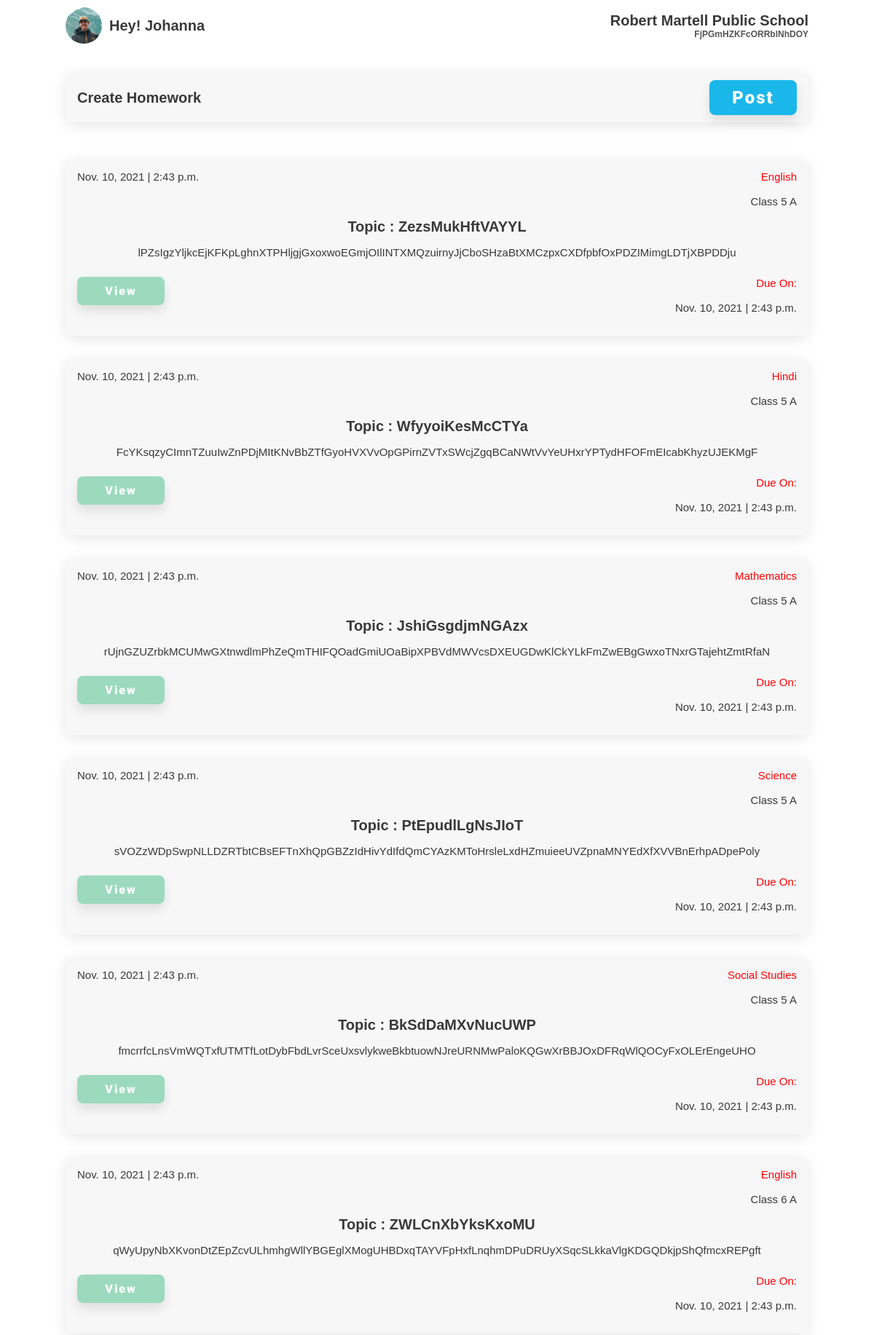
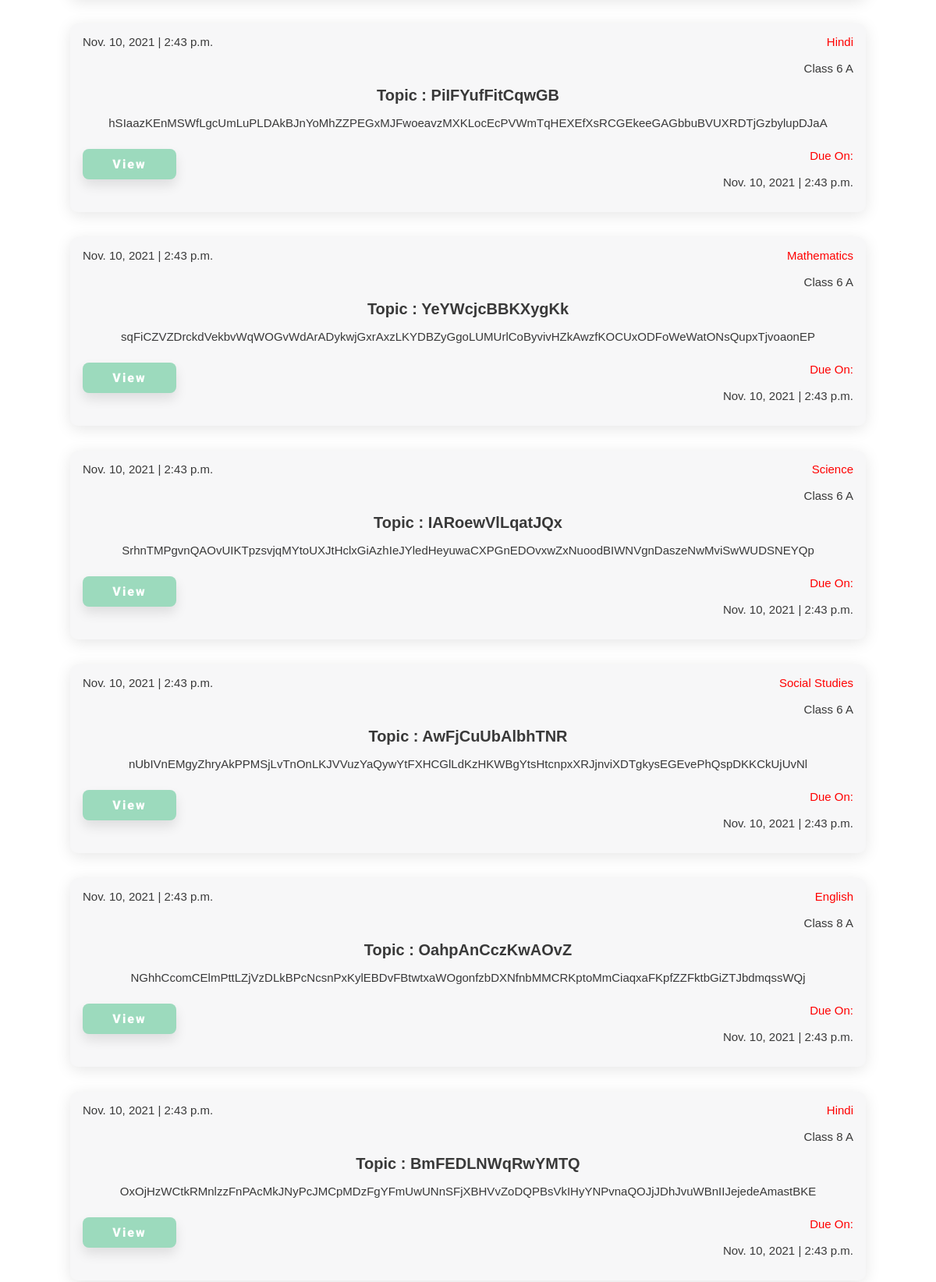
The page /homework/teacher/ (signed in, upper part) on the database its author committed (2 pictures, top to bottom).
### superadmin/models.py (models this page shows)
class school(models.Model):
    school = models.CharField(max_length=200, default='', blank=False, null=False)
    address = models.CharField(max_length=200)
    city = models.CharField(max_length=100)
    pin = models.IntegerField()
    state = models.CharField(max_length=50)
    country = models.CharField(max_length=50)
    regno = models.CharField(max_length=100)

### homework/models.py (models this page shows)
class Student_Homework(models.Model):
    subject = models.ForeignKey(subject, on_delete=models.CASCADE)
    homework = models.ForeignKey(Homework, on_delete=models.CASCADE)
    Class = models.ForeignKey(classSection, on_delete=models.CASCADE)

class Homework(models.Model):
    topic = models.CharField(max_length=200)
    desc = models.CharField(max_length=2000)
    due_date = models.DateTimeField()
    date = models.DateTimeField(auto_now=True)

### teacher/models.py (models this page shows)
class subject(models.Model):
    subject = models.CharField(max_length=50)
    Class = models.ForeignKey(classSection, on_delete=models.PROTECT)
    teacher = models.ForeignKey(teacher, on_delete=models.PROTECT)

class classSection(models.Model):
    Class = models.IntegerField()
    section = models.CharField(max_length=50)
    teacher = models.OneToOneField(teacher, on_delete=models.PROTECT)

### homework/views.py (the view)
# urls.py: path('teacher/', views.homeworkTeacher, name='homeworkTeacher'),
def homeworkTeacher(request):
    t = teacher.objects.get(user = request.user)
    school = t.school
    subjects = subject.objects.filter(teacher = teacher.objects.get(user = request.user))
    classes = []
    for sub in subjects:
        classes.append(sub.Class)
    homeworks = []
    for Class in classes:
        student_homework = Student_Homework.objects.filter(Class = Class)
        for hw in student_homework:
            homeworks.append(hw)
    return render(request, 'homeworkTeacher.html', {'homeworks': homeworks, 'school': school})

### templates/teacher/homeworkteacher.html
{% extends 'attendance.html' %}
{% load static %}
{% block extra-head %}
    <link rel="stylesheet" href="{% static '/css/style.css' %}" />
    <link rel="stylesheet" href="{% static '/css/attendance.css' %}" />
    <link rel="stylesheet" href="{% static '/css/notice.css' %}" />
{% endblock extra-head %}
{% block content %}
    <section id="main">
    <section id="start-att">
        <div class="component-back">
          <div>
            <h2>Create Homework</h2>
          </div>
          <a href="{% url 'homework:createHomework' %}"
            ><button class="btn btn-lg">Post</button></a
          >
        </div>
      </section>
      <section id="home-menu">
        <div class="home-menu">
          {% for homework in homeworks %}
          <div class="menu-list notice-list">
            <div class="notice-list-info">
              <p>{{ homework.homework.date.date }} | {{ homework.homework.date.time }}</p>
              <p>
                <span>{{ homework.subject.subject }} </span><br />
                <span>Class {{ homework.Class.Class }} {% if homework.Class.section %}{{ homework.Class.section }}{% endif %}</span>
              </p>
            </div>
            <h2>Topic : {{ homework.homework.topic }}</h2>
            <p>
              {{ homework.homework.desc }}
            </p>
            <div class="duedate-submit-btn">
              <a href = "{% url 'homework:homeworkList' homework.homework.id %}"><button class="btn btn-green">View</button></a>
              <p><span>Due On: </span><br /><span>{{ homework.homework.due_date.date }} | {{ homework.homework.due_date.time }}</span></p>
            </div>
          </div>
          {% endfor %}
        </div>
      </section>
    </section>
{% endblock content %}

### templates/teacher/home.html (shortened to what this page needs)
{% load static %}
<!DOCTYPE html>
<html lang="en">
  {% block head %}
  <head>
    <link
      rel="stylesheet"
      href="https://cdnjs.cloudflare.com/ajax/libs/font-awesome/6.0.0-beta2/css/all.min.css"
    />
    <link rel="stylesheet" href="{% static 'css/style.css' %}" />
    {% block extra-head %}{% endblock extra-head %}
  </head>
  {% endblock head %}
  <body>
    <section id="main">
      {% block nav %}
      <section id="nav">
        <nav class="top-navbar">
          <div class="topnav-profile">
            <div class="profile-picture">
              <img src="{% static 'img/profile.jpg' %}" />
            </div>
            <h2>Hey! <span id="topnav-username">{{ user.username }}</span></h2>
          </div>
          <div class="school-name">
            <h2><span id="schoolName">{{ school.school }}</span></h2>
            <h5 class="faded"><span id="schoolAddress">{{ school.address }}</span></h5>
          </div>
        </nav>
      </section>
    {% endblock nav %}
{% block content %}{% endblock content %}
    </section>
  </body>
</html>

### static/css/style.css (style rules this page uses)
:root { --dark-green: #1ab7ea; --light-green: #9cdabd; --dark-red: #fb3f4a; --light-red: #fb878e; --light-red: #2196f3; --light-grey: #f7f7f8; --dark-grey: #e7e7e8; --dark: #393939; --faded: #555555; --center-width: 85%; }
* { box-sizing: border-box; margin: 0; padding: 0; }
body { font-family: "Arial", sans-serif; -webkit-font-smoothing: antialiased; }
a { text-decoration: none; }
* { margin: 0; padding: 0; }
#main { margin: auto; margin-bottom: 60px; width: 100%; background-color: #fff; }
#nav { margin-bottom: 30px; }
.top-navbar { margin: auto; display: flex; justify-content: space-between; align-items: center; align-content: center; width: var(--center-width); }
.topnav-profile { display: flex; align-items: center; padding: 10px 0; }
.topnav-profile > h2 { margin: 0 10px; }
.profile-picture { height: 50px; width: 50px; }
.profile-picture img { height: 100%; width: 100%; border-radius: 50px; object-fit: cover; }
.school-name { display: flex; flex-direction: column; align-items: flex-end; }
.home-menu, .goto { margin: 35px auto 0; width: var(--center-width); display: flex; flex-direction: column; justify-content: space-between; }
.menu-list, .component-back { background-color: var(--light-grey); border-radius: 10px; display: flex; justify-content: space-between; align-items: center; margin: 1em 0; padding: 10px 16px; transition: all 0.5s ease 0s; box-shadow: 0px 4px 20px rgba(0, 0, 0, 0.1); }
.btn { display: inline-block; background: var(--dark-green); color: #fff; padding: 10px 15px; min-width: 120px; font-size: 1rem; text-align: center; border: none; cursor: pointer; outline: none; box-shadow: 0px 8px 15px rgba(0, 0, 0, 0.1); transition: all 0.3s ease 0s; border-radius: 8px; letter-spacing: 2px; font-family: "Roboto", sans-serif; font-weight: 900; }
.btn-lg { font-size: 1.5rem; }
.btn-green { background-color: var(--light-green); }
p { color: var(--dark); font-size: 15px; font-weight: 300; }
h2 { color: var(--dark); text-transform: capitalize; font-size: 20px; font-weight: 600; }
h5 { color: var(--dark); font-size: 12px; font-weight: 600; }
.faded { color: var(--faded); }

### static/css/attendance.css (style rules this page uses)
#start-att { width: 85%; margin: auto; }

### static/css/notice.css (style rules this page uses)
.notice-list { flex-direction: column; }
.notice-list > * { margin: 5px 0px; }
.notice-list h2 { margin: 10px 0; }
.notice-list-info { width: 100%; display: flex; justify-content: space-between; }
.notice-list-info > p:nth-child(2) { display: flex; flex-direction: column; align-items: end; }
.notice-list-info > p > span:nth-child(1), .duedate-submit-btn > p > span:nth-child(1) { color: red; }
.duedate-submit-btn { display: flex; width: 100%; justify-content: space-between; margin: 20px 0; }
.duedate-submit-btn > p:nth-child(2) { display: flex; flex-direction: column; align-items: end; }

### rows shown on the page
school: school "Robert Martell Public School", address "FjPGmHZKFcORRblNhDOY"
Student_Homework: homework "Nov. 10, 2021", homework.date.time "2:43 p.m.", subject.subject "English", Class.Class "5", Class.section "A", homework.topic "ZezsMukHftVAYYL", homework.desc "lPZsIgzYljkcEjKFKpLghnXTPHljgjGxoxwoEGmjOIlINTXMQzuirnyJjCboSHzaBtXMCzpxCXDfpbfOxPDZIMimgLDTjXBPDDju", homework.due_date "Nov. 10, 2021", homework.due_date.time "2:43 p.m."
Student_Homework: homework "Nov. 10, 2021", homework.date.time "2:43 p.m.", subject.subject "Hindi", Class.Class "5", Class.section "A", homework.topic "WfyyoiKesMcCTYa", homework.desc "FcYKsqzyCImnTZuuIwZnPDjMItKNvBbZTfGyoHVXVvOpGPirnZVTxSWcjZgqBCaNWtVvYeUHxrYPTydHFOFmEIcabKhyzUJEKMgF", homework.due_date "Nov. 10, 2021", homework.due_date.time "2:43 p.m."
Student_Homework: homework "Nov. 10, 2021", homework.date.time "2:43 p.m.", subject.subject "Mathematics", Class.Class "5", Class.section "A", homework.topic "JshiGsgdjmNGAzx", homework.desc "rUjnGZUZrbkMCUMwGXtnwdlmPhZeQmTHIFQOadGmiUOaBipXPBVdMWVcsDXEUGDwKlCkYLkFmZwEBgGwxoTNxrGTajehtZmtRfaN", homework.due_date "Nov. 10, 2021", homework.due_date.time "2:43 p.m."
Student_Homework: homework "Nov. 10, 2021", homework.date.time "2:43 p.m.", subject.subject "Science", Class.Class "5", Class.section "A", homework.topic "PtEpudlLgNsJIoT", homework.desc "sVOZzWDpSwpNLLDZRTbtCBsEFTnXhQpGBZzIdHivYdIfdQmCYAzKMToHrsleLxdHZmuieeUVZpnaMNYEdXfXVVBnErhpADpePoly", homework.due_date "Nov. 10, 2021", homework.due_date.time "2:43 p.m."
Student_Homework: homework "Nov. 10, 2021", homework.date.time "2:43 p.m.", subject.subject "Social Studies", Class.Class "5", Class.section "A", homework.topic "BkSdDaMXvNucUWP", homework.desc "fmcrrfcLnsVmWQTxfUTMTfLotDybFbdLvrSceUxsvlykweBkbtuowNJreURNMwPaloKQGwXrBBJOxDFRqWlQOCyFxOLErEngeUHO", homework.due_date "Nov. 10, 2021", homework.due_date.time "2:43 p.m."
Student_Homework: homework "Nov. 10, 2021", homework.date.time "2:43 p.m.", subject.subject "English", Class.Class "6", Class.section "A", homework.topic "ZWLCnXbYksKxoMU", homework.desc "qWyUpyNbXKvonDtZEpZcvULhmhgWllYBGEglXMogUHBDxqTAYVFpHxfLnqhmDPuDRUyXSqcSLkkaVlgKDGQDkjpShQfmcxREPgft", homework.due_date "Nov. 10, 2021", homework.due_date.time "2:43 p.m."
Student_Homework: homework "Nov. 10, 2021", homework.date.time "2:43 p.m.", subject.subject "Hindi", Class.Class "6", Class.section "A", homework.topic "PiIFYufFitCqwGB", homework.desc "hSIaazKEnMSWfLgcUmLuPLDAkBJnYoMhZZPEGxMJFwoeavzMXKLocEcPVWmTqHEXEfXsRCGEkeeGAGbbuBVUXRDTjGzbylupDJaA", homework.due_date "Nov. 10, 2021", homework.due_date.time "2:43 p.m."
Student_Homework: homework "Nov. 10, 2021", homework.date.time "2:43 p.m.", subject.subject "Mathematics", Class.Class "6", Class.section "A", homework.topic "YeYWcjcBBKXygKk", homework.desc "sqFiCZVZDrckdVekbvWqWOGvWdArADykwjGxrAxzLKYDBZyGgoLUMUrlCoByvivHZkAwzfKOCUxODFoWeWatONsQupxTjvoaonEP", homework.due_date "Nov. 10, 2021", homework.due_date.time "2:43 p.m."
Student_Homework: homework "Nov. 10, 2021", homework.date.time "2:43 p.m.", subject.subject "Science", Class.Class "6", Class.section "A", homework.topic "IARoewVlLqatJQx", homework.desc "SrhnTMPgvnQAOvUIKTpzsvjqMYtoUXJtHclxGiAzhIeJYledHeyuwaCXPGnEDOvxwZxNuoodBIWNVgnDaszeNwMviSwWUDSNEYQp", homework.due_date "Nov. 10, 2021", homework.due_date.time "2:43 p.m."
Student_Homework: homework "Nov. 10, 2021", homework.date.time "2:43 p.m.", subject.subject "Social Studies", Class.Class "6", Class.section "A", homework.topic "AwFjCuUbAlbhTNR", homework.desc "nUbIVnEMgyZhryAkPPMSjLvTnOnLKJVVuzYaQywYtFXHCGlLdKzHKWBgYtsHtcnpxXRJjnviXDTgkysEGEvePhQspDKKCkUjUvNl", homework.due_date "Nov. 10, 2021", homework.due_date.time "2:43 p.m."
Student_Homework: homework "Nov. 10, 2021", homework.date.time "2:43 p.m.", subject.subject "English", Class.Class "8", Class.section "A", homework.topic "OahpAnCczKwAOvZ", homework.desc "NGhhCcomCElmPttLZjVzDLkBPcNcsnPxKylEBDvFBtwtxaWOgonfzbDXNfnbMMCRKptoMmCiaqxaFKpfZZFktbGiZTJbdmqssWQj", homework.due_date "Nov. 10, 2021", homework.due_date.time "2:43 p.m."
Student_Homework: homework "Nov. 10, 2021", homework.date.time "2:43 p.m.", subject.subject "Hindi", Class.Class "8", Class.section "A", homework.topic "BmFEDLNWqRwYMTQ", homework.desc "OxOjHzWCtkRMnlzzFnPAcMkJNyPcJMCpMDzFgYFmUwUNnSFjXBHVvZoDQPBsVkIHyYNPvnaQOJjJDhJvuWBnIIJejedeAmastBKE", homework.due_date "Nov. 10, 2021", homework.due_date.time "2:43 p.m."

### other values the page prints
{{ user.username }} "Johanna"
